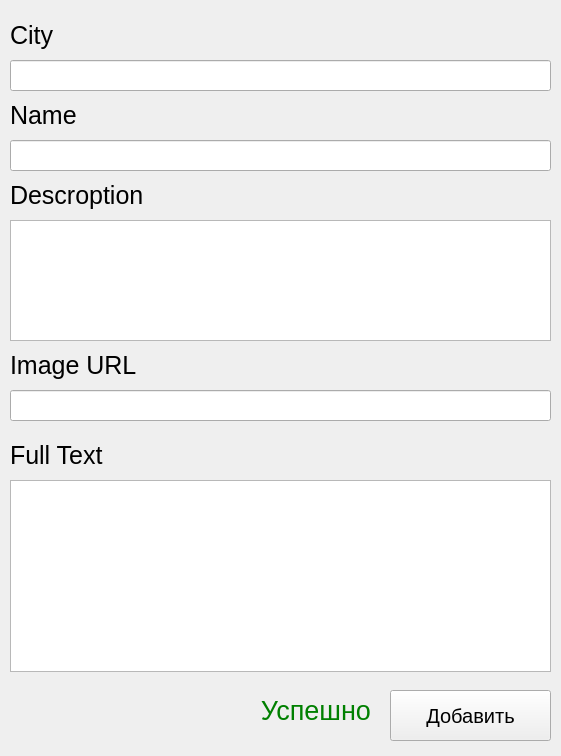
<?xml version="1.0" encoding="UTF-8"?>
<ui version="4.0">
 <class>Done</class>
 <widget class="QWidget" name="Done">
  <property name="geometry">
   <rect>
    <x>0</x>
    <y>0</y>
    <width>561</width>
    <height>756</height>
   </rect>
  </property>
  <property name="windowTitle">
   <string>Form</string>
  </property>
  <widget class="QLineEdit" name="CityLine">
   <property name="geometry">
    <rect>
     <x>10</x>
     <y>60</y>
     <width>541</width>
     <height>31</height>
    </rect>
   </property>
   <property name="font">
    <font>
     <pointsize>10</pointsize>
    </font>
   </property>
  </widget>
  <widget class="QLabel" name="label">
   <property name="geometry">
    <rect>
     <x>10</x>
     <y>20</y>
     <width>231</width>
     <height>31</height>
    </rect>
   </property>
   <property name="font">
    <font>
     <pointsize>19</pointsize>
    </font>
   </property>
   <property name="text">
    <string>City</string>
   </property>
  </widget>
  <widget class="QLabel" name="label_2">
   <property name="geometry">
    <rect>
     <x>10</x>
     <y>100</y>
     <width>231</width>
     <height>31</height>
    </rect>
   </property>
   <property name="font">
    <font>
     <pointsize>19</pointsize>
    </font>
   </property>
   <property name="text">
    <string>Name</string>
   </property>
  </widget>
  <widget class="QLineEdit" name="NameLine">
   <property name="geometry">
    <rect>
     <x>10</x>
     <y>140</y>
     <width>541</width>
     <height>31</height>
    </rect>
   </property>
   <property name="font">
    <font>
     <pointsize>10</pointsize>
    </font>
   </property>
  </widget>
  <widget class="QLineEdit" name="ImageLine">
   <property name="geometry">
    <rect>
     <x>10</x>
     <y>390</y>
     <width>541</width>
     <height>31</height>
    </rect>
   </property>
   <property name="font">
    <font>
     <pointsize>10</pointsize>
    </font>
   </property>
  </widget>
  <widget class="QLabel" name="label_3">
   <property name="geometry">
    <rect>
     <x>10</x>
     <y>350</y>
     <width>231</width>
     <height>31</height>
    </rect>
   </property>
   <property name="font">
    <font>
     <pointsize>19</pointsize>
    </font>
   </property>
   <property name="text">
    <string>Image URL</string>
   </property>
  </widget>
  <widget class="QLabel" name="label_4">
   <property name="geometry">
    <rect>
     <x>10</x>
     <y>440</y>
     <width>231</width>
     <height>31</height>
    </rect>
   </property>
   <property name="font">
    <font>
     <pointsize>19</pointsize>
    </font>
   </property>
   <property name="text">
    <string>Full Text</string>
   </property>
  </widget>
  <widget class="QTextBrowser" name="FullTextBrowser">
   <property name="geometry">
    <rect>
     <x>10</x>
     <y>480</y>
     <width>541</width>
     <height>192</height>
    </rect>
   </property>
  </widget>
  <widget class="QTextBrowser" name="DescBrowser">
   <property name="geometry">
    <rect>
     <x>10</x>
     <y>220</y>
     <width>541</width>
     <height>121</height>
    </rect>
   </property>
  </widget>
  <widget class="QLabel" name="label_5">
   <property name="geometry">
    <rect>
     <x>10</x>
     <y>180</y>
     <width>231</width>
     <height>31</height>
    </rect>
   </property>
   <property name="font">
    <font>
     <pointsize>19</pointsize>
    </font>
   </property>
   <property name="text">
    <string>Descroption</string>
   </property>
  </widget>
  <widget class="QPushButton" name="pushButton">
   <property name="geometry">
    <rect>
     <x>390</x>
     <y>690</y>
     <width>161</width>
     <height>51</height>
    </rect>
   </property>
   <property name="font">
    <font>
     <pointsize>15</pointsize>
    </font>
   </property>
   <property name="text">
    <string>Добавить</string>
   </property>
  </widget>
  <widget class="QLabel" name="label_status">
   <property name="geometry">
    <rect>
     <x>20</x>
     <y>690</y>
     <width>351</width>
     <height>41</height>
    </rect>
   </property>
   <property name="font">
    <font>
     <pointsize>20</pointsize>
    </font>
   </property>
   <property name="styleSheet">
    <string notr="true">color: green</string>
   </property>
   <property name="text">
    <string>Успешно</string>
   </property>
   <property name="alignment">
    <set>Qt::AlignRight|Qt::AlignTrailing|Qt::AlignVCenter</set>
   </property>
  </widget>
 </widget>
 <resources/>
 <connections/>
</ui>
